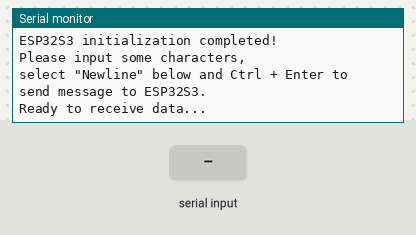
Bench run of a sketch on a simulated ESP32-S3. Parts: the last lines printed to the serial monitor. Inputs (shaded band) come from the test bench.

Above: at 1.2 s.
1.3 s: "1\n" received over Serial
At 2.5 s:
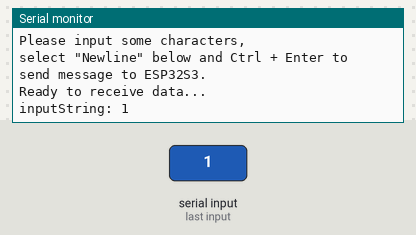
2.8 s: "0\n" received over Serial
At 3.8 s:
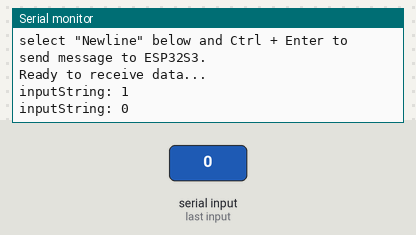
4.3 s: "2\n" received over Serial
At 4.9 s:
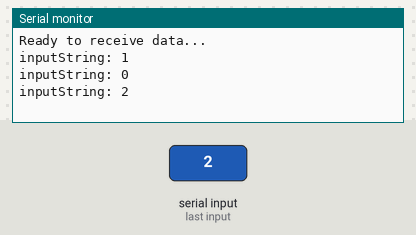

The sketch:

Sketch_02.2_SerialRW.ino
```cpp
/**********************************************************************
  Filename    : SerialRW
  Description : Use UART read and write data between ESP32 and PC.
  Auther      : www.freenove.com
  Modification: 2026/01/12
**********************************************************************/
String inputString = "";      // a String to hold incoming data
bool stringComplete = false;  // whether the string is complete

void setup() {
  Serial.begin(115200);
  Serial.println("\nESP32S3 initialization completed!");
  Serial.println("Please input some characters,");
  Serial.println("select \"Newline\" below and Ctrl + Enter to send message to ESP32S3.");
  Serial.println("Ready to receive data...\n");
}

void loop() {
  if (Serial.available()) {
    inputString = Serial.readStringUntil('\n');

    // trim() removes leading and trailing whitespace characters, including \r, \n, tabs, etc.
    inputString.trim();

    if (inputString.length() > 0) {
      stringComplete = true;
    }
  }

  if (stringComplete) {
    Serial.printf("inputString: %s\r\n", inputString.c_str());
    inputString = "";
    stringComplete = false;
  }
}
```

Measured:
- after the input at 1.3 s, the serial monitor: prints a new line at once (image 1)
- after the input at 2.8 s, the serial monitor: prints a new line at once (image 2)
- after the input at 4.3 s, the serial monitor: prints a new line at once (image 3)
